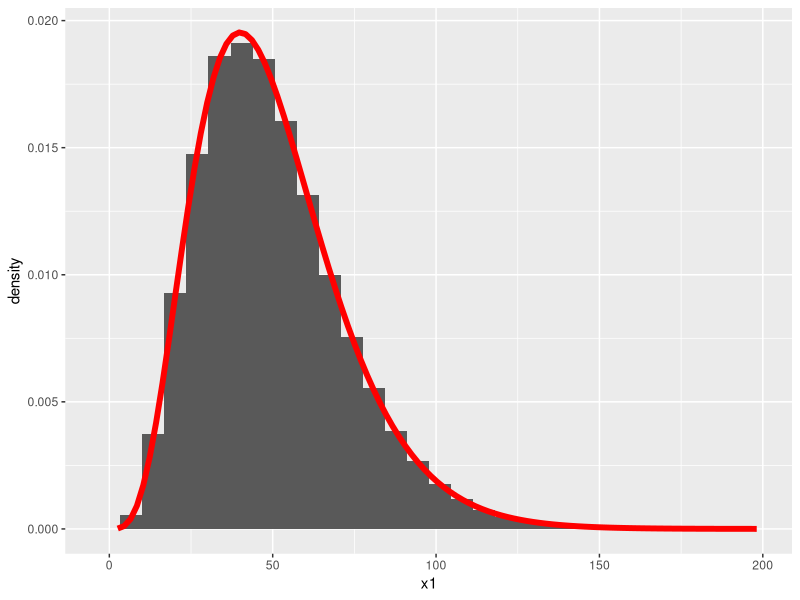
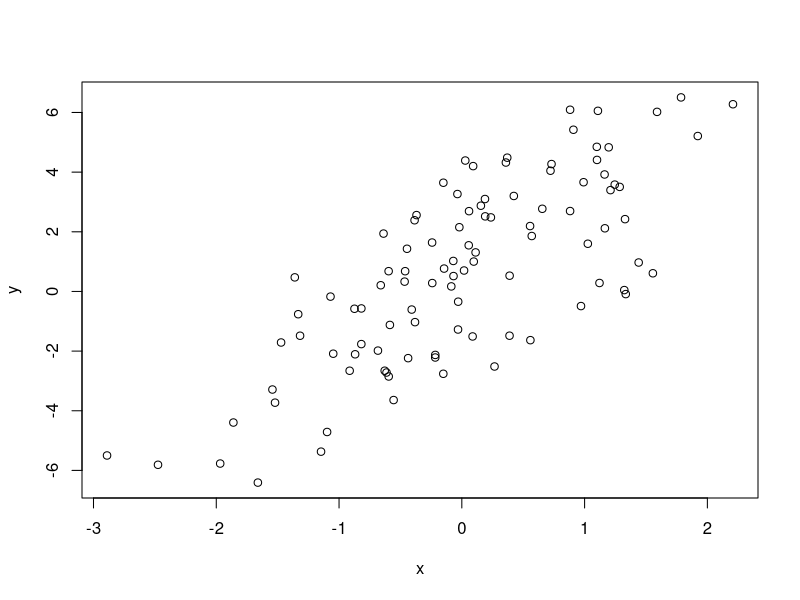

Here is the R script that generated these plots, in order:
## ---- chunk 1
knitr::opts_chunk$set(echo = TRUE)
library(tidyverse)
## ---- chunk 2
vecpoisson = rpois(100,5)
mean(vecpoisson)
## ---- chunk 3
set.seed(198911)
vecpoisson=rpois(100,5)
mean(vecpoisson)
## ---- chunk 4
set.seed(198911)
vecpoisson=rpois(100,5)
mean(vecpoisson)
## ---- chunk 5
reps <- 50000
nexps <- 5
rate <- 0.1
set.seed(0)

x1 <- replicate(reps, sum(rexp(n = nexps, rate = rate)))
head(x1)
## ---- chunk 6
ggplot(data.frame(x1), aes(x1)) +
  geom_histogram(aes(y=..density..)) +
  stat_function(
    fun = function(x) dgamma(x, shape = nexps, rate = rate),
    color = "red", size = 2
  )
## ---- chunk 7
set.seed(0)


u1 <- runif(n = 1000, min = 0, max = 1)
u2 <- runif(n = 1000, min = 0, max = 1)
u3 <- runif(n = 1000, min = 0, max = 1)
unifs <- cbind(u1, u2, u3)

m <- apply(unifs, 1, max)
unifs <- cbind(unifs, m)

unifs <- unifs %>%
  as.data.frame() %>%
  mutate(above.75 = ifelse(m > 0.75, 1, 0))

sum(unifs$above.75 / 1000)
## ---- chunk 8

## ---- chunk 9
## Always set your seed!
set.seed(20)             

## Simulate predictor variable
x <- rnorm(100)          

## Simulate the error term
e <- rnorm(100, 0, 2)    

## Compute the outcome via the model
y <- 0.5 + 2 * x + e     
summary(y)
## ---- chunk 10
plot(x, y)
